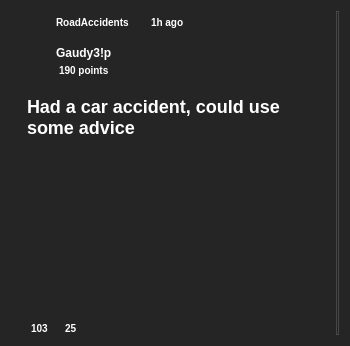
<?xml version="1.0" encoding="UTF-8"?>
<ui version="4.0">
 <class>RecommendedPostsWidget</class>
 <widget class="QFrame" name="RecommendedPostsWidget">
  <property name="geometry">
   <rect>
    <x>0</x>
    <y>0</y>
    <width>350</width>
    <height>346</height>
   </rect>
  </property>
  <property name="minimumSize">
   <size>
    <width>350</width>
    <height>0</height>
   </size>
  </property>
  <property name="maximumSize">
   <size>
    <width>350</width>
    <height>346</height>
   </size>
  </property>
  <property name="styleSheet">
   <string notr="true">background-color: rgb(37, 37, 37);
border-radius: 18px;
</string>
  </property>
  <property name="frameShape">
   <enum>QFrame::Shape::StyledPanel</enum>
  </property>
  <layout class="QVBoxLayout" name="verticalLayout">
   <item>
    <widget class="QWidget" name="contentWidget" native="true">
     <property name="sizePolicy">
      <sizepolicy hsizetype="Preferred" vsizetype="Preferred">
       <horstretch>1</horstretch>
       <verstretch>0</verstretch>
      </sizepolicy>
     </property>
     <property name="minimumSize">
      <size>
       <width>0</width>
       <height>0</height>
      </size>
     </property>
     <property name="maximumSize">
      <size>
       <width>16777215</width>
       <height>16777215</height>
      </size>
     </property>
     <property name="styleSheet">
      <string notr="true">background: transparent;</string>
     </property>
     <layout class="QHBoxLayout" name="horizontalLayout">
      <property name="spacing">
       <number>0</number>
      </property>
      <property name="leftMargin">
       <number>6</number>
      </property>
      <property name="topMargin">
       <number>0</number>
      </property>
      <property name="rightMargin">
       <number>0</number>
      </property>
      <property name="bottomMargin">
       <number>0</number>
      </property>
      <item>
       <widget class="QWidget" name="postContentWidget" native="true">
        <property name="sizePolicy">
         <sizepolicy hsizetype="Preferred" vsizetype="Preferred">
          <horstretch>1</horstretch>
          <verstretch>0</verstretch>
         </sizepolicy>
        </property>
        <property name="minimumSize">
         <size>
          <width>0</width>
          <height>0</height>
         </size>
        </property>
        <layout class="QVBoxLayout" name="verticalLayout_2">
         <property name="spacing">
          <number>9</number>
         </property>
         <property name="leftMargin">
          <number>0</number>
         </property>
         <property name="topMargin">
          <number>0</number>
         </property>
         <property name="rightMargin">
          <number>0</number>
         </property>
         <property name="bottomMargin">
          <number>0</number>
         </property>
         <item>
          <layout class="QHBoxLayout" name="headerLayout">
           <property name="spacing">
            <number>6</number>
           </property>
           <property name="leftMargin">
            <number>9</number>
           </property>
           <item>
            <widget class="QLabel" name="communityIcon">
             <property name="minimumSize">
              <size>
               <width>16</width>
               <height>16</height>
              </size>
             </property>
             <property name="maximumSize">
              <size>
               <width>16</width>
               <height>16</height>
              </size>
             </property>
             <property name="styleSheet">
              <string notr="true"/>
             </property>
            </widget>
           </item>
           <item>
            <widget class="QLabel" name="communityName">
             <property name="sizePolicy">
              <sizepolicy hsizetype="Minimum" vsizetype="Minimum">
               <horstretch>0</horstretch>
               <verstretch>0</verstretch>
              </sizepolicy>
             </property>
             <property name="styleSheet">
              <string notr="true">font-family: 'Raleway';
font-style: normal;
font-weight: 500;
font-size: 10px;
line-height: 12px;
color: white;
margin:5px;
</string>
             </property>
             <property name="text">
              <string>RoadAccidents</string>
             </property>
            </widget>
           </item>
           <item>
            <widget class="QLabel" name="postTime">
             <property name="styleSheet">
              <string notr="true">font-family: 'Raleway';
font-style: normal;
font-weight: 500;
font-size: 10px;
line-height: 12px;
color:white;
margin:5px;</string>
             </property>
             <property name="text">
              <string>1h ago</string>
             </property>
            </widget>
           </item>
           <item>
            <widget class="QFrame" name="frame">
             <property name="sizePolicy">
              <sizepolicy hsizetype="Preferred" vsizetype="Preferred">
               <horstretch>1</horstretch>
               <verstretch>0</verstretch>
              </sizepolicy>
             </property>
             <property name="frameShape">
              <enum>QFrame::Shape::StyledPanel</enum>
             </property>
             <property name="frameShadow">
              <enum>QFrame::Shadow::Raised</enum>
             </property>
            </widget>
           </item>
          </layout>
         </item>
         <item>
          <layout class="QHBoxLayout" name="authorLayout">
           <property name="spacing">
            <number>0</number>
           </property>
           <item>
            <widget class="QLabel" name="userAvatar">
             <property name="minimumSize">
              <size>
               <width>34</width>
               <height>34</height>
              </size>
             </property>
             <property name="maximumSize">
              <size>
               <width>34</width>
               <height>34</height>
              </size>
             </property>
             <property name="styleSheet">
              <string notr="true">border-radius: 17px;
</string>
             </property>
            </widget>
           </item>
           <item>
            <layout class="QVBoxLayout" name="verticalLayout_3">
             <property name="spacing">
              <number>0</number>
             </property>
             <item>
              <widget class="QLabel" name="username">
               <property name="styleSheet">
                <string notr="true">font-family: 'Raleway';
font-style: normal;
font-weight: 600;
font-size: 12px;
line-height: 14px;
color:white;
margin-left:2px;
margin-top:3px;
margin-bottom:3px;</string>
               </property>
               <property name="text">
                <string>Gaudy3!p</string>
               </property>
              </widget>
             </item>
             <item>
              <widget class="QLabel" name="usernamePoints">
               <property name="styleSheet">
                <string notr="true">font-family: 'Raleway';
font-style: normal;
font-weight: 500;
font-size: 10px;
line-height: 12px;
color:white;
margin-left:5px;
</string>
               </property>
               <property name="text">
                <string>190 points</string>
               </property>
              </widget>
             </item>
            </layout>
           </item>
           <item>
            <widget class="QFrame" name="frame_2">
             <property name="sizePolicy">
              <sizepolicy hsizetype="Preferred" vsizetype="Preferred">
               <horstretch>1</horstretch>
               <verstretch>0</verstretch>
              </sizepolicy>
             </property>
             <property name="frameShape">
              <enum>QFrame::Shape::StyledPanel</enum>
             </property>
             <property name="frameShadow">
              <enum>QFrame::Shadow::Raised</enum>
             </property>
            </widget>
           </item>
          </layout>
         </item>
         <item>
          <widget class="QLabel" name="postTitle">
           <property name="sizePolicy">
            <sizepolicy hsizetype="Preferred" vsizetype="Minimum">
             <horstretch>0</horstretch>
             <verstretch>0</verstretch>
            </sizepolicy>
           </property>
           <property name="styleSheet">
            <string notr="true">font-family: 'Raleway';
font-style: normal;
font-weight: 700;
font-size: 18px;
line-height: 21px;
color:white;
margin:5px;
margin-top:10px;
</string>
           </property>
           <property name="text">
            <string>Had a car accident, could use some advice</string>
           </property>
           <property name="wordWrap">
            <bool>true</bool>
           </property>
          </widget>
         </item>
         <item>
          <widget class="QTextBrowser" name="textBrowserContent">
           <property name="sizePolicy">
            <sizepolicy hsizetype="Expanding" vsizetype="Expanding">
             <horstretch>1</horstretch>
             <verstretch>1</verstretch>
            </sizepolicy>
           </property>
           <property name="styleSheet">
            <string notr="true">font-family: 'Raleway';
font-style: normal;
font-weight: 500;
font-size: 14px;
line-height: 16px;
color:white;
background: transparent;
border: none;
margin-left:6px;
padding-bottom:30x;</string>
           </property>
           <property name="frameShape">
            <enum>QFrame::Shape::NoFrame</enum>
           </property>
           <property name="verticalScrollBarPolicy">
            <enum>Qt::ScrollBarPolicy::ScrollBarAlwaysOff</enum>
           </property>
           <property name="horizontalScrollBarPolicy">
            <enum>Qt::ScrollBarPolicy::ScrollBarAlwaysOff</enum>
           </property>
          </widget>
         </item>
         <item>
          <layout class="QHBoxLayout" name="footerLayout">
           <property name="spacing">
            <number>6</number>
           </property>
           <property name="leftMargin">
            <number>6</number>
           </property>
           <property name="topMargin">
            <number>0</number>
           </property>
           <property name="rightMargin">
            <number>6</number>
           </property>
           <property name="bottomMargin">
            <number>0</number>
           </property>
           <item>
            <layout class="QVBoxLayout" name="verticalLayout_4">
             <item>
              <widget class="QPushButton" name="likeButtonIcon">
               <property name="minimumSize">
                <size>
                 <width>25</width>
                 <height>25</height>
                </size>
               </property>
               <property name="maximumSize">
                <size>
                 <width>25</width>
                 <height>25</height>
                </size>
               </property>
               <property name="styleSheet">
                <string notr="true"/>
               </property>
               <property name="text">
                <string/>
               </property>
              </widget>
             </item>
             <item>
              <widget class="QLabel" name="likeCount">
               <property name="styleSheet">
                <string notr="true">font-family: 'Raleway';
font-style: normal;
font-weight: 500;
font-size: 10px;
line-height: 12px;
color:white;
margin-left:5px;</string>
               </property>
               <property name="text">
                <string>103</string>
               </property>
              </widget>
             </item>
            </layout>
           </item>
           <item>
            <layout class="QVBoxLayout" name="verticalLayout_5">
             <item>
              <widget class="QPushButton" name="commentButtonIcon">
               <property name="minimumSize">
                <size>
                 <width>25</width>
                 <height>25</height>
                </size>
               </property>
               <property name="maximumSize">
                <size>
                 <width>25</width>
                 <height>25</height>
                </size>
               </property>
               <property name="styleSheet">
                <string notr="true"/>
               </property>
               <property name="text">
                <string/>
               </property>
              </widget>
             </item>
             <item>
              <widget class="QLabel" name="commentCount">
               <property name="styleSheet">
                <string notr="true">font-family: 'Raleway';
font-style: normal;
font-weight: 500;
font-size: 10px;
line-height: 12px;
color:white;
margin-left:5px;
margin-right:10px;</string>
               </property>
               <property name="text">
                <string>25</string>
               </property>
              </widget>
             </item>
            </layout>
           </item>
           <item>
            <layout class="QVBoxLayout" name="verticalLayout_6">
             <item>
              <widget class="QPushButton" name="replyCommentButtonIcon">
               <property name="minimumSize">
                <size>
                 <width>25</width>
                 <height>25</height>
                </size>
               </property>
               <property name="maximumSize">
                <size>
                 <width>25</width>
                 <height>25</height>
                </size>
               </property>
               <property name="styleSheet">
                <string notr="true"/>
               </property>
               <property name="text">
                <string/>
               </property>
              </widget>
             </item>
             <item>
              <widget class="QLabel" name="mockLabel1">
               <property name="styleSheet">
                <string notr="true">font-family: 'Raleway';
font-style: normal;
font-weight: 500;
font-size: 10px;
line-height: 12px;
color:white;
margin-left:5px;
margin-right:10px;</string>
               </property>
               <property name="text">
                <string/>
               </property>
              </widget>
             </item>
            </layout>
           </item>
           <item>
            <widget class="QFrame" name="frame_3">
             <property name="sizePolicy">
              <sizepolicy hsizetype="Preferred" vsizetype="Preferred">
               <horstretch>1</horstretch>
               <verstretch>0</verstretch>
              </sizepolicy>
             </property>
             <property name="frameShape">
              <enum>QFrame::Shape::StyledPanel</enum>
             </property>
             <property name="frameShadow">
              <enum>QFrame::Shadow::Raised</enum>
             </property>
            </widget>
           </item>
          </layout>
         </item>
        </layout>
       </widget>
      </item>
      <item>
       <widget class="QFrame" name="divider">
        <property name="minimumSize">
         <size>
          <width>1</width>
          <height>0</height>
         </size>
        </property>
        <property name="styleSheet">
         <string notr="true">border: 1px solid rgba(85, 85, 85, 0.7);</string>
        </property>
        <property name="frameShape">
         <enum>QFrame::Shape::VLine</enum>
        </property>
        <property name="frameShadow">
         <enum>QFrame::Shadow::Plain</enum>
        </property>
       </widget>
      </item>
     </layout>
    </widget>
   </item>
  </layout>
 </widget>
 <resources/>
 <connections/>
</ui>
